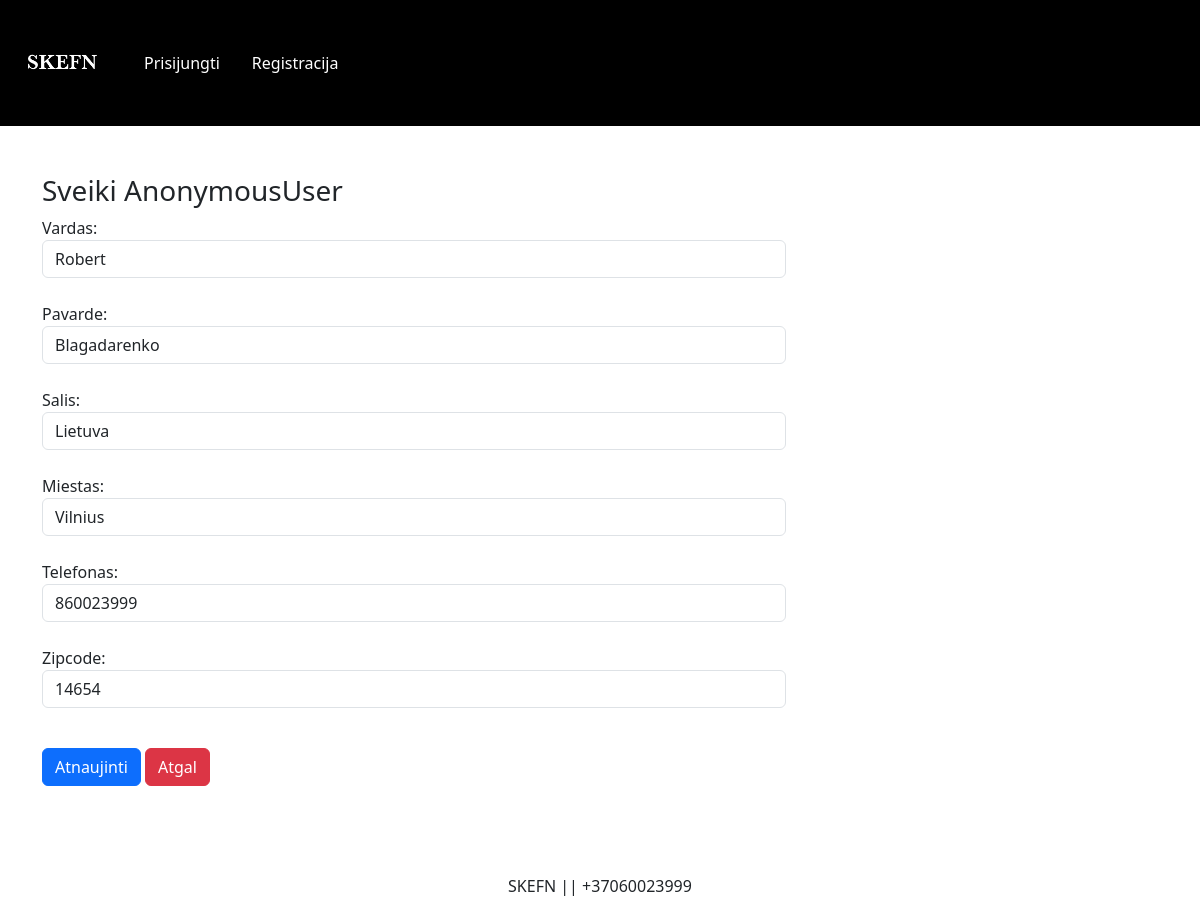
The page /updateAddress/2 on the database its author committed.
### main/models.py (models this page shows, shortened)
class Customer(models.Model):
    vartotojas = models.ForeignKey(User, on_delete=models.CASCADE)
    vardas = models.CharField(max_length=200)
    pavarde = models.CharField(max_length=200)
    salis = models.CharField(choices=SALIS_CHOICES, max_length=100)
    miestas = models.CharField(max_length=50)
    telefonas = models.IntegerField(default=0)
    zipcode = models.IntegerField()

### main/views.py (the view, shortened to what this page needs)
# urls.py: path('updateAddress/<int:pk>',views.updateAddress.as_view(), name='updateAddress'),
class updateAddress(View):
    def get(self,request,pk):
        add = Customer.objects.get(pk=pk)
        form=CustomerProfileForm(instance=add)
        totalitem = 0
        if request.user.is_authenticated:
            totalitem = len(Cart.objects.filter(user=request.user))
        return render(request, 'main/updateAddress.html', locals())

### main/forms.py
class CustomerProfileForm(forms.ModelForm):
    class Meta:
        model = Customer
        fields=['vardas','pavarde','salis','miestas','telefonas','zipcode']
        widgets={
            'vardas':forms.TextInput(attrs={'class':'form-control'}),
            'pavarde':forms.TextInput(attrs={'class': 'form-control'}),
            'salis':forms.Select(attrs={'class': 'form-control'}),
            'miestas':forms.TextInput(attrs={'class': 'form-control'}),
            'telefonas':forms.NumberInput(attrs={'class': 'form-control'}),
            'zipcode':forms.NumberInput(attrs={'class': 'form-control'}),
        }

### main/templates/main/updateAddress.html (shortened to what this page needs)
{% extends 'main/base.html' %}
{% load static %}
{% block main-content %}
<div class="container my-5">
    <div class="row">
        <h3>Sveiki <span class="text-capitalize">{{request.user}}</span></h3>
    </div>
    <div class="col-sm-8 offser-sm-1">
        <form action="" method="post">
            {% for fm in form %}
                {{fm.label_tag}} {{fm}} <small class="text-danger">{{fm.errors|striptags}}</small> <br>
            {% endfor %}
            <div class="col-12 mt-3">
                <button type="submit" class="btn btn-primary">Atnaujinti</button>
                <a href="{% url 'address' %}" type="button" class="btn btn-danger">Atgal</a>
            </div>
        </form>
    </div>
</div>
{% endblock main-content %}

### rows shown on the page
Customer: form "Robert" "Blagadarenko" "Lietuva" "Vilnius" "860023999" "14654"

### other values the page prints
{{ request.user }} "AnonymousUser"
{{ fm.label_tag }} "Vardas:" "Pavarde:" "Salis:" "Miestas:" "Telefonas:" "Zipcode:"
